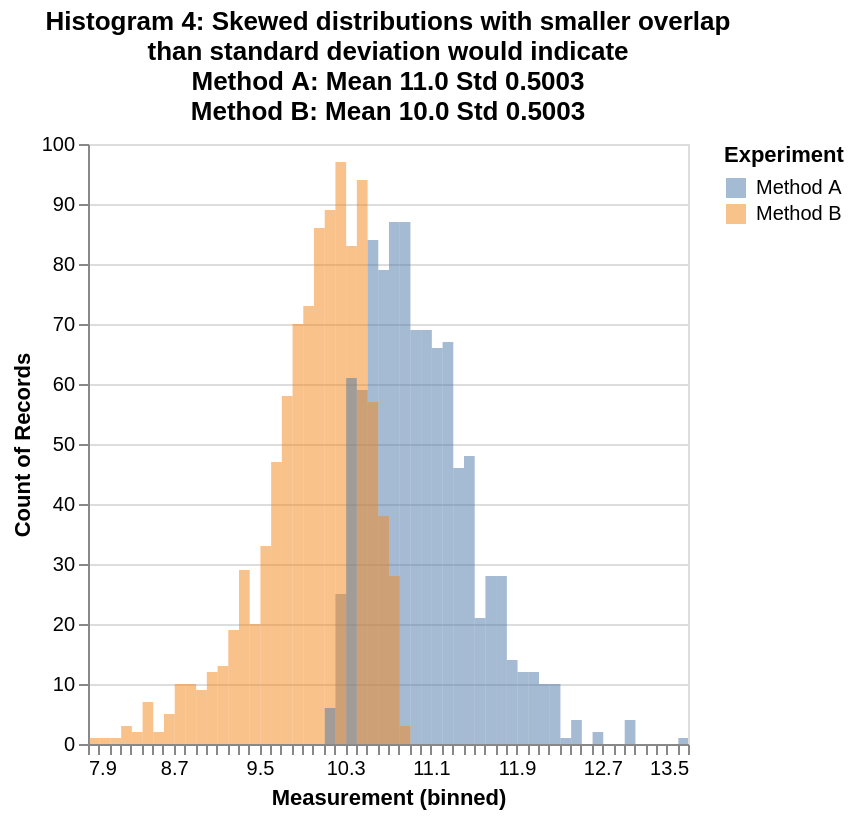

Notebook code for this chart:
### Code cell
import pandas as pd
import altair as alt
import numpy as np

df = pd.read_pickle('example4.pkl')
selection = alt.selection_interval(bind='scales')

alt.Chart(df).transform_fold(
    ['Method A', 'Method B'],
    as_=['Experiment', 'Measurement']
).mark_bar(
    opacity=0.5,
    binSpacing=0
).encode(
    alt.X('Measurement:Q', 
          bin=alt.Bin(maxbins=100)),
    alt.Y('count()', stack=None),
    alt.Color('Experiment:N')    
).properties(
    title=['Histogram 4: Skewed distributions with smaller overlap', 'than standard deviation would indicate',
           'Method A: Mean ' + f"{df['Method A'].mean():.4}"  + ' Std ' + f"{df['Method A'].std():.4}",
           'Method B: Mean ' + f"{df['Method B'].mean():.4}"  + ' Std ' + f"{df['Method B'].std():.4}"
          ]
).add_selection(
    selection
)

### Figure 1 — Vega-Lite specification as saved in the notebook (floating-point values rounded to 4 significant figures; data arrays with more than 128 entries replaced by an {"elided": "..."} marker saying what was removed)
{"config": {"view": {"continuousWidth": 300, "continuousHeight": 300}}, "data": {"name": "data-12b569def7546ef176d3f5078a988900"}, "mark": {"type": "bar", "binSpacing": 0, "opacity": 0.5}, "encoding": {"color": {"field": "Experiment", "type": "nominal"}, "x": {"bin": {"maxbins": 100}, "field": "Measurement", "type": "quantitative"}, "y": {"aggregate": "count", "stack": null, "type": "quantitative"}}, "params": [{"name": "param_f268f798f41c853e", "select": {"type": "interval"}, "bind": "scales"}], "title": ["Histogram 4: Skewed distributions with smaller overlap", "than standard deviation would indicate", "Method A: Mean 11.0 Std 0.5003", "Method B: Mean 10.0 Std 0.5003"], "transform": [{"fold": ["Method A", "Method B"], "as": ["Experiment", "Measurement"]}], "$schema": "https://vega.github.io/schema/vega-lite/v6.4.1.json", "datasets": {"data-12b569def7546ef176d3f5078a988900": {"elided": "1000 records"}}}
